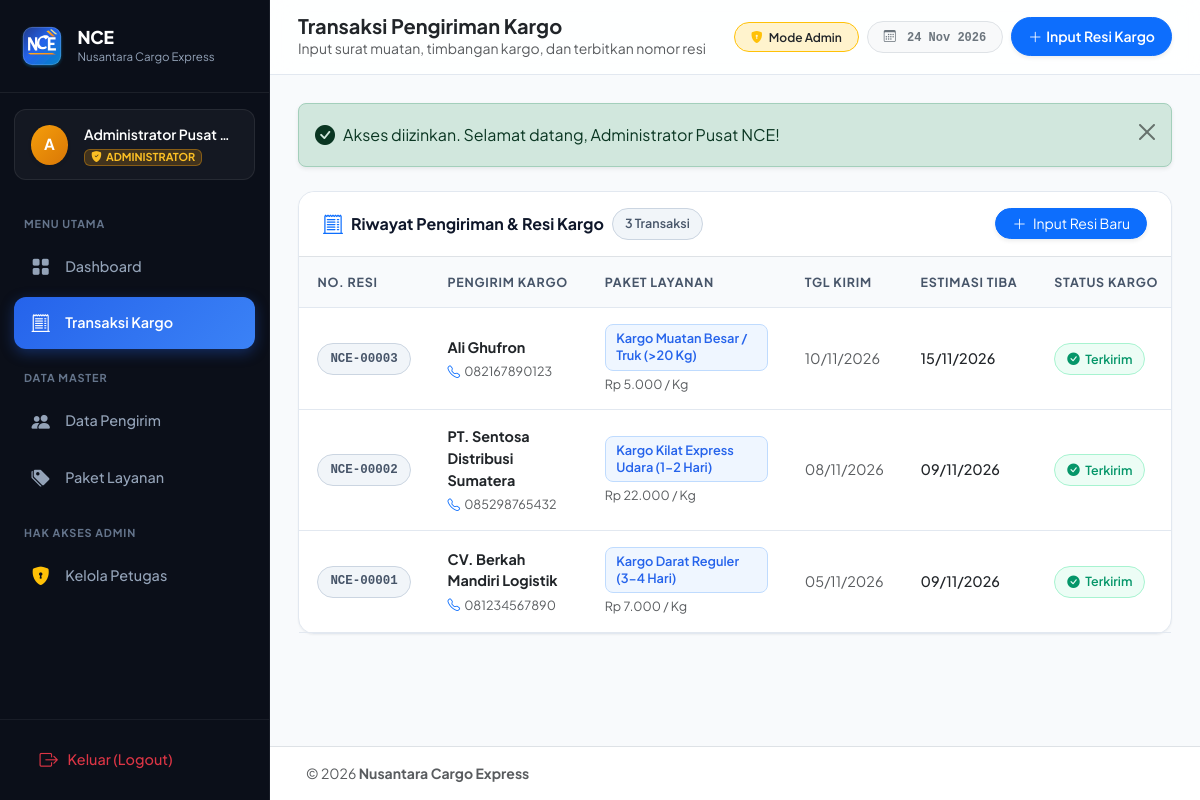
Screenshot of /index.php?page=transaksi (signed in) with the database file from the repository.
### tables this page shows
CREATE TABLE `tb_transaksi` (
  `trans_id` INT(11) NOT NULL AUTO_INCREMENT,
  `trans_id_pelanggan` INT(11) NOT NULL,
  `trans_id_layanan` INT(11) NOT NULL,
  `trans_tgl_masuk` DATE NOT NULL,
  `trans_tgl_selesai` DATE NOT NULL,
  `trans_berat` INT(11) NOT NULL,
  `trans_total` INT(11) NOT NULL,
  PRIMARY KEY (`trans_id`),
  CONSTRAINT `fk_transaksi_pelanggan` 
    FOREIGN KEY (`trans_id_pelanggan`) REFERENCES `tb_pelanggan` (`pel_id`) 
    ON DELETE RESTRICT ON UPDATE CASCADE,
  CONSTRAINT `fk_transaksi_layanan` 
    FOREIGN KEY (`trans_id_layanan`) REFERENCES `tb_layanan` (`lay_id`) 
    ON DELETE RESTRICT ON UPDATE CASCADE
);

CREATE TABLE `tb_pelanggan` (
  `pel_id` INT(11) NOT NULL AUTO_INCREMENT,
  `pel_nama` VARCHAR(100) NOT NULL,
  `pel_alamat` TEXT NULL,
  `pel_hp` VARCHAR(30) NULL,
  PRIMARY KEY (`pel_id`)
);

CREATE TABLE `tb_layanan` (
  `lay_id` INT(11) NOT NULL AUTO_INCREMENT,
  `lay_jenis` VARCHAR(100) NOT NULL,
  `lay_harga` INT(11) NOT NULL,
  PRIMARY KEY (`lay_id`)
);

### config/Database.php (called while the page is built, shortened)
<?php
class Database {
    private static ?PDO $instance = null;
    public static function getConnection(): PDO {
        if (self::$instance === null) {
            $dsn = "mysql:host=" . DB_HOST . ";port=" . DB_PORT . ";dbname=" . DB_NAME . ";charset=utf8mb4";
            $options = [
                PDO::ATTR_ERRMODE            => PDO::ERRMODE_EXCEPTION,
                PDO::ATTR_DEFAULT_FETCH_MODE => PDO::FETCH_ASSOC,
                PDO::ATTR_EMULATE_PREPARES   => false,
            ];
            try {
                self::$instance = new PDO($dsn, DB_USER, DB_PASS, $options);
            } catch (PDOException $e) {
                die("
                    <div style='font-family: Arial, sans-serif; max-width: 600px; margin: 40px auto; padding: 20px; border: 1px solid #f87171; background: #fef2f2; border-radius: 8px;'>
                        <h3 style='color: #991b1b; margin-top: 0;'>Koneksi Database Gagal!</h3>
                        <p style='color: #4b5563;'>Pastikan MySQL di XAMPP sudah berjalan dan database <strong>" . htmlspecialchars(DB_NAME) . "</strong> sudah di-import.</p>
                        <p style='color: #6b7280; font-size: 13px;'>Pesan Kesalahan: <code>" . htmlspecialchars($e->getMessage()) . "</code></p>
                    </div>
                ");
            }
        }
        return self::$instance;
    }
}

### classes/BaseModel.php (called while the page is built, shortened)
<?php
abstract class BaseModel {
    public function __construct() {
        $this->db = Database::getConnection();
    }
}

### classes/Transaksi.php (called while the page is built, shortened)
<?php
require_once __DIR__ . '/BaseModel.php';
class Transaksi extends BaseModel {
    private string $table = 'tb_transaksi';
    public function getAll(): array {
        $sql = "SELECT t.*, p.pel_nama, p.pel_hp, p.pel_alamat, l.lay_jenis, l.lay_harga
                FROM {$this->table} t
                JOIN tb_pelanggan p ON t.trans_id_pelanggan = p.pel_id
                JOIN tb_layanan l ON t.trans_id_layanan = l.lay_id
                ORDER BY t.trans_id DESC";
        $stmt = $this->db->query($sql);
        return $stmt->fetchAll();
    }
}

### config/config.php (called while the page is built, shortened)
<?php
function format_rupiah(int|float $angka): string {
    return 'Rp ' . number_format($angka, 0, ',', '.');
}
function get_status_kargo(string $tglSelesai): array {
    $today = date('Y-m-d');
    if ($today >= $tglSelesai) {
        return [
            'status'       => 'Terkirim',
            'is_delivered' => true,
            'label'        => 'Terkirim',
            'badge'        => 'badge-soft-success',
            'icon'         => 'bi-check-circle-fill'
        ];
    }
}

### pages/transaksi.php (the view, shortened to what this page needs)
<?php
$transaksiModel = new Transaksi();
$pelangganModel = new Pelanggan();
$layananModel   = new Layanan();
$act = $_GET['act'] ?? 'index';
require_once __DIR__ . '/../includes/header.php';
require_once __DIR__ . '/../includes/sidebar.php';
?>
<?php require_once __DIR__ . '/../includes/alert.php'; ?>
<?php if ($act === 'tambah'): ?>
    <?php
    $dataPelanggan = $pelangganModel->getAll();
    $dataLayanan   = $layananModel->getAll();
    ?>
    <div class="row justify-content-center">
        <div class="col-lg-8">
            <div class="card-modern">
                <div class="p-3 px-4 bg-white border-bottom d-flex justify-content-between align-items-center" style="border-top-left-radius: var(--nce-radius-lg); border-top-right-radius: var(--nce-radius-lg);">
                    <h6 class="mb-0 fw-bold text-dark"><i class="bi bi-box-seam me-2 text-primary"></i>Buat Transaksi Pengiriman Kargo</h6>
                    <a href="index.php?page=transaksi" class="btn btn-sm btn-outline-secondary rounded-pill px-3">
                        <i class="bi bi-arrow-left me-1"></i> Kembali
                    </a>
                </div>
                <div class="p-4">
                    <?php if (empty($dataPelanggan) || empty($dataLayanan)): ?>
                        <div class="alert alert-warning rounded-3">
                            <i class="bi bi-exclamation-triangle-fill me-2"></i>
                            Harap pastikan Anda telah mengisi data <strong>Pengirim (Pelanggan)</strong> dan <strong>Paket Layanan</strong> terlebih dahulu sebelum membuat transaksi pengiriman.
                        </div>
                    <?php else: ?>
                        <form method="POST" action="index.php?page=transaksi&act=simpan">
                            <div class="row g-3 mb-3">
                                <div class="col-md-6">
                                    <label class="form-label fw-semibold">Pilih Pengirim / Pelanggan <span class="text-danger">*</span></label>
                                    <select name="trans_id_pelanggan" class="form-select" required>
                                        <option value="">-- Pilih Pengirim Kargo --</option>
                                        <?php foreach ($dataPelanggan as $p): ?>
                                            <option value="<?= $p['pel_id'] ?>">
                                                <?= htmlspecialchars($p['pel_nama']) ?> (<?= htmlspecialchars($p['pel_hp'] ?: 'Tanpa HP') ?>)
                                            </option>
                                        <?php endforeach; ?>
                                    </select>
                                    <div class="mt-1">
                                        <a href="index.php?page=pelanggan&act=tambah" class="small text-decoration-none fw-medium">+ Tambah Pengirim Baru</a>
                                    </div>
                                </div>
                                <div class="col-md-6">
                                    <label class="form-label fw-semibold">Pilih Paket Layanan Kargo <span class="text-danger">*</span></label>
                                    <select name="trans_id_layanan" id="trans_id_layanan" class="form-select" required>
                                        <option value="" data-harga="0">-- Pilih Jenis Layanan --</option>
                                        <?php foreach ($dataLayanan as $l): ?>
                                            <option value="<?= $l['lay_id'] ?>" data-harga="<?= $l['lay_harga'] ?>">
                                                <?= htmlspecialchars($l['lay_jenis']) ?> &bull; <?= format_rupiah($l['lay_harga']) ?>/Kg
                                            </option>
                                        <?php endforeach; ?>
                                    </select>
                                </div>
                            </div>
                            <div class="row g-3 mb-3">
                                <div class="col-md-6">
                                    <label class="form-label fw-semibold">Tanggal Masuk / Drop-off <span class="text-danger">*</span></label>
                                    <input type="date" name="trans_tgl_masuk" class="form-control" value="<?= date('Y-m-d') ?>" required>
                                </div>
                                <div class="col-md-6">
                                    <label class="form-label fw-semibold">Estimasi Tiba di Tujuan <span class="text-danger">*</span></label>
                                    <input type="date" name="trans_tgl_selesai" class="form-control" value="<?= date('Y-m-d', strtotime('+3 days')) ?>" required>
                                </div>
                            </div>
                            <div class="row g-3 mb-4 p-3 bg-light rounded-3 border">
                                <div class="col-md-6">
                                    <label class="form-label fw-semibold text-dark">Timbangan Berat Kargo (Kg) <span class="text-danger">*</span></label>
                                    <div class="input-group">
                                        <input type="number" name="trans_berat" id="trans_berat" class="form-control form-control-lg fw-bold" placeholder="0" min="1" step="1" value="1" required>
                                        <span class="input-group-text bg-white fw-bold">Kg</span>
                                    </div>
                                    <small class="text-muted">Total biaya otomatis terkalkulasi secara realtime.</small>
                                </div>
                                <div class="col-md-6">
                                    <label class="form-label fw-semibold text-dark">Total Biaya Pengiriman (Otomatis)</label>
                                    <input type="text" id="trans_total_display" class="form-control form-control-lg fw-bold text-success bg-white" value="Rp 0" readonly>
                                    <input type="hidden" name="trans_total" id="trans_total" value="0">
                                </div>
                            </div>
                            <div class="d-flex justify-content-end gap-2">
                                <a href="index.php?page=transaksi" class="btn btn-light px-4 rounded-pill">Batal</a>
                                <button type="submit" class="btn btn-primary px-4 fw-semibold rounded-pill shadow-sm">
                                    <i class="bi bi-printer me-1"></i> Terbitkan Resi Pengiriman
                                </button>
                            </div>
                        </form>
                    <?php endif; ?>
                </div>
            </div>
        </div>
    </div>
<?php else: ?>
    <?php $listTransaksi = $transaksiModel->getAll(); ?>
    <div class="card-modern">
        <div class="p-3 px-4 bg-white border-bottom d-flex justify-content-between align-items-center" style="border-top-left-radius: var(--nce-radius-lg); border-top-right-radius: var(--nce-radius-lg);">
            <div class="d-flex align-items-center gap-2">
                <i class="bi bi-receipt-cutoff text-primary fs-5"></i>
                <span class="fw-bold">Riwayat Pengiriman & Resi Kargo</span>
                <span class="badge-pill badge-soft-secondary"><?= count($listTransaksi) ?> Transaksi</span>
            </div>
            <a href="index.php?page=transaksi&act=tambah" class="btn btn-sm btn-primary rounded-pill px-3 shadow-sm">
                <i class="bi bi-plus-lg me-1"></i> Input Resi Baru
            </a>
        </div>
        <div class="table-responsive">
            <table class="table-modern">
                <thead>
                    <tr>
                        <th style="width: 125px;">No. Resi</th>
                        <th>Pengirim Kargo</th>
                        <th style="min-width: 200px;">Paket Layanan</th>
                        <th style="width: 110px;">Tgl Kirim</th>
                        <th style="width: 120px;">Estimasi Tiba</th>
                        <th style="width: 150px;">Status Kargo</th>
                    </tr>
                </thead>
                <tbody>
                    <?php if (empty($listTransaksi)): ?>
                        <tr>
                            <td colspan="9" class="text-center py-5 text-muted">
                                <i class="bi bi-inbox fs-2 d-block mb-2 text-secondary"></i>
                                Belum ada transaksi pengiriman kargo.
                            </td>
                        </tr>
                    <?php else: ?>
                        <?php foreach ($listTransaksi as $t): ?>
                            <?php $statusKargo = get_status_kargo($t['trans_tgl_selesai']); ?>
                            <tr>
                                <td class="text-nowrap">
                                    <span class="badge-pill badge-soft-secondary font-monospace fw-bold">
                                        NCE-<?= str_pad((string)$t['trans_id'], 5, '0', STR_PAD_LEFT) ?>
                                    </span>
                                </td>
                                <td>
                                    <div class="fw-bold text-dark"><?= htmlspecialchars($t['pel_nama']) ?></div>
                                    <div class="small text-muted d-flex align-items-center gap-1 mt-1">
                                        <i class="bi bi-telephone text-primary"></i>
                                        <?= htmlspecialchars(!empty($t['pel_hp']) ? $t['pel_hp'] : '-') ?>
                                    </div>
                                </td>
                                <td>
                                    <span class="badge-tag badge-soft-primary">
                                        <?= htmlspecialchars($t['lay_jenis']) ?>
                                    </span>
                                    <div class="small text-muted mt-1"><?= format_rupiah($t['lay_harga']) ?> / Kg</div>
                                </td>
                                <td class="text-nowrap text-muted"><?= date('d/m/Y', strtotime($t['trans_tgl_masuk'])) ?></td>
                                <td class="text-nowrap">
                                    <span class="text-dark fw-medium"><?= date('d/m/Y', strtotime($t['trans_tgl_selesai'])) ?></span>
                                </td>
                                <td class="text-nowrap">
                                    <span class="badge-pill <?= $statusKargo['badge'] ?>">
                                        <i class="bi <?= $statusKargo['icon'] ?>"></i> <?= $statusKargo['label'] ?>
                                    </span>
                                </td>
                            </tr>
                        <?php endforeach; ?>
                    <?php endif; ?>
                </tbody>
            </table>
        </div>
    </div>
<?php endif; ?>
<?php
require_once __DIR__ . '/../includes/footer.php';

### rows the page displays
tb_transaksi: trans_id "00003", trans_id_pelanggan.pel_nama "Ali Ghufron", trans_id_pelanggan.pel_hp "082167890123", trans_id_layanan.lay_jenis "Kargo Muatan Besar / Truk (>20 Kg)", trans_id_layanan.lay_harga "Rp 5.000", trans_tgl_masuk "10/11/2026", trans_tgl_selesai "15/11/2026", trans_tgl_selesai "Terkirim"
tb_transaksi: trans_id "00002", trans_id_pelanggan.pel_nama "PT. Sentosa Distribusi Sumatera", trans_id_pelanggan.pel_hp "085298765432", trans_id_layanan.lay_jenis "Kargo Kilat Express Udara (1-2 Hari)", trans_id_layanan.lay_harga "Rp 22.000", trans_tgl_masuk "08/11/2026", trans_tgl_selesai "09/11/2026", trans_tgl_selesai "Terkirim"
tb_transaksi: trans_id "00001", trans_id_pelanggan.pel_nama "CV. Berkah Mandiri Logistik", trans_id_pelanggan.pel_hp "081234567890", trans_id_layanan.lay_jenis "Kargo Darat Reguler (3-4 Hari)", trans_id_layanan.lay_harga "Rp 7.000", trans_tgl_masuk "05/11/2026", trans_tgl_selesai "09/11/2026", trans_tgl_selesai "Terkirim"

### other values shown
APP_SHORT "NCE"
APP_NAME "Nusantara Cargo Express"
substr($user['user_namalengkap'] ?? 'U', 0, 1) "A"
$user['user_namalengkap'] "Administrator Pusat…"
$pageTitle "Transaksi Pengiriman Kargo"
$pageSubtitle "Input surat muatan, timbangan kargo, dan terbitkan nomor resi"
$flash['message'] "Akses diizinkan. Selamat datang, Administrator Pusat NCE!"
count($listTransaksi) "3"
